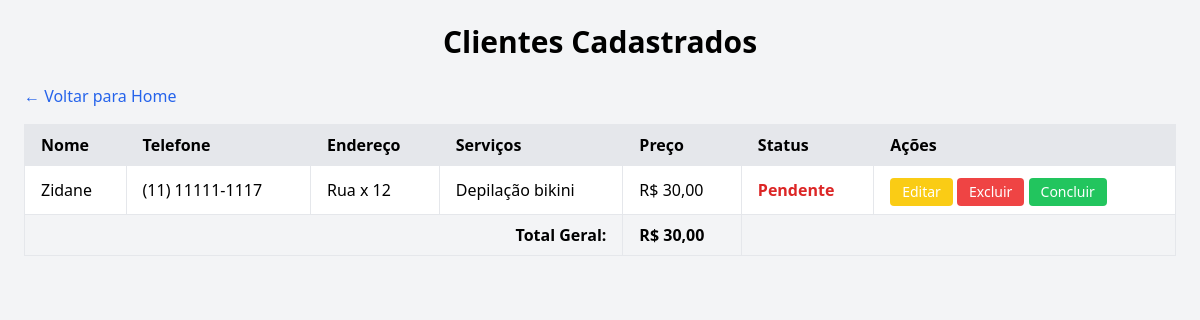
The app's page /listar.php with its own data.
### tables this page shows
CREATE TABLE `clientes` (
  `id` int(11) NOT NULL,
  `nome` varchar(255) DEFAULT NULL,
  `telefone` varchar(100) DEFAULT NULL,
  `endereco` text DEFAULT NULL,
  `servico` text DEFAULT NULL,
  `status` varchar(20) DEFAULT NULL,
  `preco_total` decimal(10,2) DEFAULT 0.00
);

### listar.php (the view, shortened to what this page needs)
<?php
include 'conexao.php';
$result = $conn->query("SELECT * FROM clientes");
$totalGeral = 0;
?>
<!DOCTYPE html>
<html lang="pt-br">
<head>
  <script src="https://cdn.tailwindcss.com"></script>
</head>
<body class="bg-gray-100 p-6">
  <div class="max-w-6xl mx-auto">
    <h2 class="text-3xl font-bold mb-6 text-center">Clientes Cadastrados</h2>
    <a href="index.php" class="inline-block mb-4 text-blue-600 hover:underline">← Voltar para Home</a>
    <div class="overflow-x-auto">
      <table class="min-w-full bg-white rounded shadow">
        <thead>
          <tr class="bg-gray-200 text-left">
            <th class="border px-4 py-2">Nome</th>
            <th class="border px-4 py-2">Telefone</th>
            <th class="border px-4 py-2">Endereço</th>
            <th class="border px-4 py-2">Serviços</th>
            <th class="border px-4 py-2">Preço</th>
            <th class="border px-4 py-2">Status</th>
            <th class="border px-4 py-2">Ações</th>
          </tr>
        </thead>
        <tbody>
          <?php while($row = $result->fetch_assoc()): ?>
            <?php $totalGeral += $row['preco_total']; ?>
            <tr class="hover:bg-gray-50">
              <td class="border px-4 py-2"><?= $row['nome'] ?></td>
              <td class="border px-4 py-2"><?= $row['telefone'] ?></td>
              <td class="border px-4 py-2"><?= $row['endereco'] ?></td>
              <td class="border px-4 py-2"><?= $row['servico'] ?></td>
              <td class="border px-4 py-2">R$ <?= number_format($row['preco_total'], 2, ',', '.') ?></td>
              <td class="border px-4 py-2">
                <span class="<?= $row['status'] === 'Concluído' ? 'text-green-600 font-semibold' : 'text-red-600 font-semibold' ?>">
                  <?= $row['status'] ?>
                </span>
              </td>
              <td class="border px-4 py-2 space-y-1">
                <a href="editar.php?id=<?= $row['id'] ?>" class="inline-block bg-yellow-400 hover:bg-yellow-500 text-white text-sm px-3 py-1 rounded">Editar</a>
                <a href="excluir.php?id=<?= $row['id'] ?>" onclick="return confirm('Tem certeza que deseja excluir?')" class="inline-block bg-red-500 hover:bg-red-600 text-white text-sm px-3 py-1 rounded">Excluir</a>
                <?php if ($row['status'] === 'Pendente'): ?>
                    <button onclick="concluirCliente(<?= $row['id'] ?>, this)" class="inline-block bg-green-500 hover:bg-green-600 text-white text-sm px-3 py-1 rounded">Concluir</button>
                <?php endif; ?>
              </td>
            </tr>
          <?php endwhile; ?>
        </tbody>
        <tfoot>
          <tr class="bg-gray-100 font-semibold">
            <td colspan="4" class="border px-4 py-2 text-right">Total Geral:</td>
            <td class="border px-4 py-2">R$ <?= number_format($totalGeral, 2, ',', '.') ?></td>
            <td colspan="2" class="border px-4 py-2"></td>
          </tr>
        </tfoot>
      </table>
    </div>
  </div>
</body>
</html>

### records on screen
clientes: nome "Zidane", telefone "(11) 11111-1117", endereco "Rua x 12", servico "Depilação bikini", preco_total "30,00", status "Pendente"

### other values on screen
$totalGeral "30,00"
